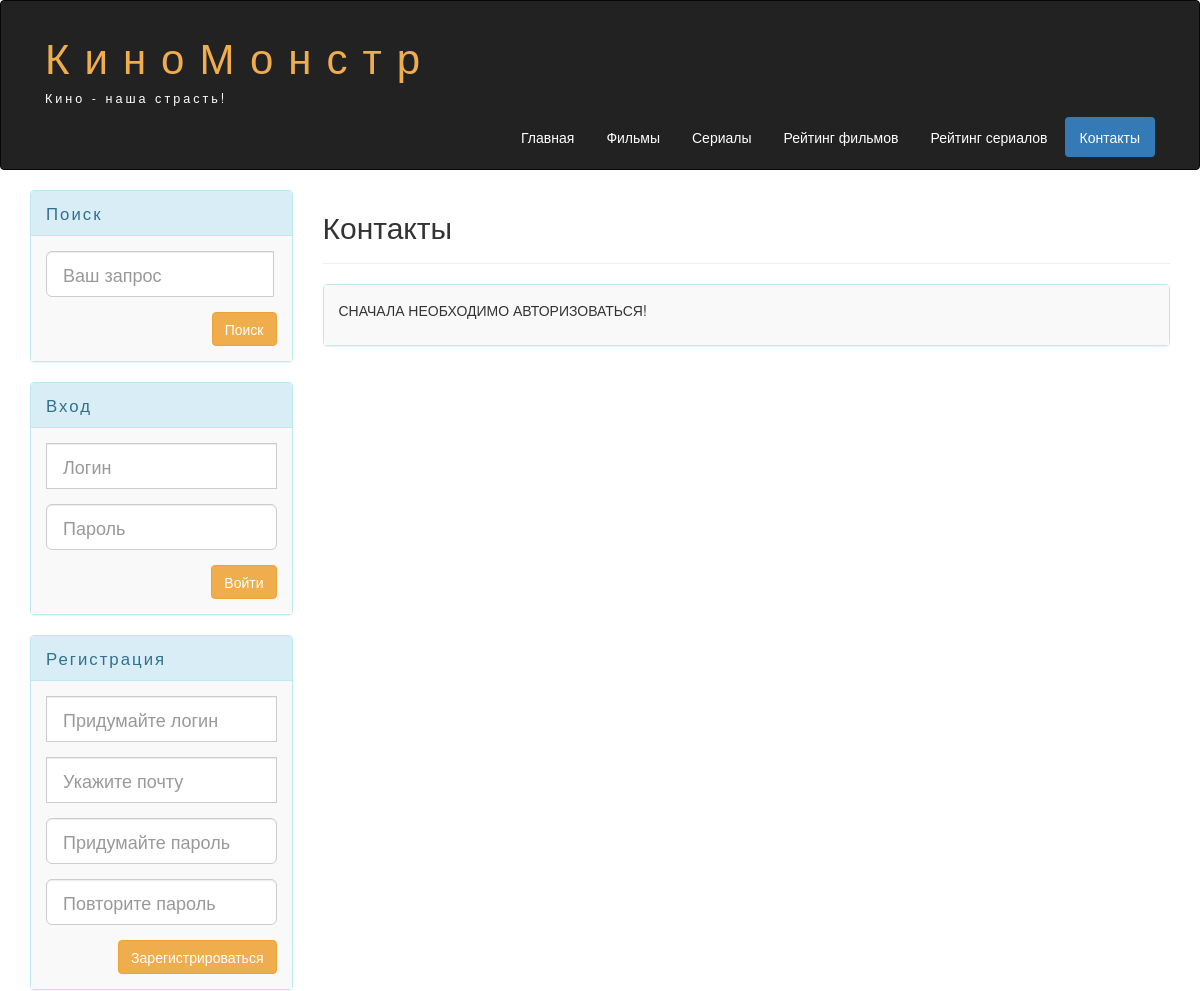
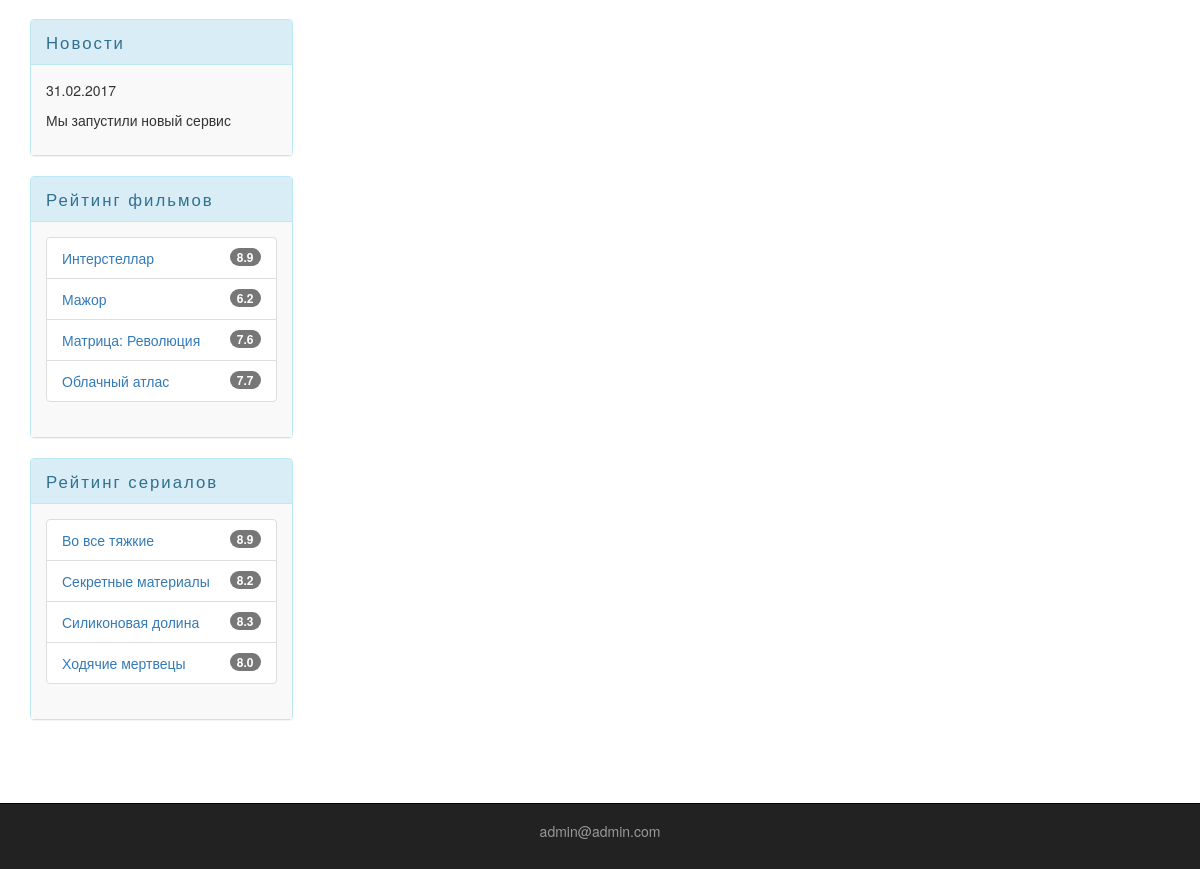
/contacts/, run on the app's committed database (2 pictures, top to bottom).
### KinomonsterApp/models.py (models this page shows, shortened)
class Film(models.Model):
    title = models.CharField(max_length=50, unique=True, verbose_name='Название фильма')
    logo = models.ImageField(upload_to='images', verbose_name='Логотип фильма')
    youtube_trailer_url = models.URLField(max_length=200, unique=True, verbose_name='Ссылка на трейлер фильма в YouTube')
    year = models.PositiveIntegerField(verbose_name='Год выхода фильма')
    rating = models.FloatField(verbose_name='Рейтинг фильма')
    producer = models.CharField(max_length=5000, verbose_name='Режиссёр(-ы) фильма')
    description = models.TextField(verbose_name='Описание фильма')
    class Meta:
        verbose_name = "Фильм"
        verbose_name_plural = "Фильмы"
        ordering = ['title']

class Series(models.Model):
    title = models.CharField(max_length=50, unique=True, verbose_name='Название сериала')
    logo = models.ImageField(upload_to='images', verbose_name='Логотип сериала')
    youtube_trailer_url = models.URLField(max_length=200, unique=True, verbose_name='Ссылка на трейлер сериала в YouTube')
    year = models.PositiveIntegerField(verbose_name='Год выхода сериала')
    rating = models.FloatField(verbose_name='Рейтинг сериала')
    producer = models.CharField(max_length=5000, verbose_name='Режиссёр(-ы) сериала')
    description = models.TextField(verbose_name='Описание сериала')
    class Meta:
        verbose_name = "Сериал"
        verbose_name_plural = "Сериалы"
        ordering = ['title']

### KinomonsterApp/views.py (the view, shortened to what this page needs)
# urls.py: path('contacts/', SendMessageView.as_view(), name='contacts'),
class SendMessageView(MyFormMixin, SuccessMessageMixin, FormView):
    template_name = 'KinomonsterApp/contacts.html'
    form_class = SendMessageForm
    success_url = '/contacts/' # При успешной отправке формы, перенаправляет на contacts_test
    success_message = "Ваше письмо успешно отправлено!"
    def get_initial(self):
        initial = super().get_initial()
        if self.request.user.is_authenticated:
            initial['email'] = self.request.user.email
            print(initial['email'])
        return initial
    def get_context_data(self, **kwargs):
        context = super(SendMessageView, self).get_context_data(**kwargs)
        context['films'] = Film.objects.all()
        context['series'] = Series.objects.all()
        context['login_form'] = self.login_form
        context['register_form'] = self.register_form
        print(F'request.path == {self.request.path}')
        return context

### KinomonsterApp/forms.py
class SendMessageForm(forms.ModelForm):
    class Meta:
        model = SendMessage
        fields = ['email', 'title', 'text'] # удалил поле автора, потому что мы его подтягиваем от зарегистрированного пользователя
        widgets = {
            'email': forms.EmailInput(attrs={'class': 'form-control input-lg', 'placeholder': 'Почтовый адрес автора текста'}),
            'title': forms.TextInput(attrs={'class': 'form-control input-lg', 'placeholder': 'Заголовок текста'}),
            'text': forms.Textarea(attrs={'class': 'form-control', 'rows': '9', 'placeholder': 'Текст'}),
        }

class UserLoginForm(forms.Form):
    username = forms.CharField(label='', widget=forms.TextInput(attrs={'class': 'form-control input-lg', 'placeholder': 'Логин'}))
    password = forms.CharField(label='', widget=forms.PasswordInput(attrs={'class': 'form-control input-lg', 'placeholder': 'Пароль'}))

### KinomonsterApp/templates/KinomonsterApp/contacts.html (shortened to what this page needs)
{% extends 'base.html' %}
{% block content %}
    <h2>Контакты</h2>
    <hr>
    <div class="panel panel-info">
        <div class="panel-body">
		    {% if request.user.is_authenticated %}
			    {% if messages %}
				    <p>Ваше письмо отправлено!</P>
				{% else %}
			        <p>Отправьте письмо автору проекта!</p>
                    <form method="POST"> {% csrf_token %}
                        <div class="form-group">
                            ***[[ {{ user }} ]]***
                        </div>
                        <div class="form-group">
                            <div class="input-group">
                                <span class="input-group-addon">@</span>
                                {{ form.email }}
                            </div>
                        </div>
                        <div class="form-group">
                            {{ form.title }}
                        </div>
					    <div class="form-group">
					        {{ form.text }}
                        </div>
                        <button class="btn btn-lg btn-warning pull-right">отправить</button>
                    </form>
				{% endif %}
            {% else %}
			    <p>СНАЧАЛА НЕОБХОДИМО АВТОРИЗОВАТЬСЯ!</P>
			{% endif %}
        </div>
    </div>
{% endblock %}

### templates/base.html (shortened to what this page needs)
<html lang="ru">
	<head>
		{% load static %}
        <link rel="stylesheet" type="text/css" href="{% static 'KinomonsterApp/css/style.css' %}">
        <link href="{% static 'KinomonsterApp/css/bootstrap.min.css' %}" rel="stylesheet">
    </head>
    <body>
        <div class="container-fluid">
            <div class="row">
                <nav role="navigation" class="navbar navbar-inverse">
                    <div class="container">
                        <div class="navbar-header header">
                            <div class="container">
                                <div class="row">
                                    <div class="col-lg-12">
                                        <h1>
										    <a href="{% url 'home' %}">
											    КиноМонстр
											</a>
										</h1>
                                        <p>
										    Кино - наша страсть!
										</p>
                                    </div>
                                </div>
                            </div>
                        </div>
                        <div id="navbarCollapse" class="collapse navbar-collapse navbar-right">
                            <ul class="nav nav-pills">
                                <li class="{% if request.path == '/' %}active{% endif %}">
								    <a href="{% url 'home' %}">
									    Главная
									</a>
								</li>
                                <li class="{% if request.path == '/films/' %}active{% endif %}">
								    <a href="{% url 'films' %}">
							            Фильмы
								    </a>
							    </li>
                                <li class="{% if request.path == '/series/' %}active{% endif %}">
								    <a href="{% url 'series' %}">
								        Сериалы
								    </a>
							    </li>
                                <li class="{% if request.path == '/films_rating/' %}active{% endif %}">
							        <a href="{% url 'films_rating' %}">
								        Рейтинг фильмов
							        </a>
							    </li>
								<li class="{% if request.path == '/series_rating/' %}active{% endif %}">
								    <a href="{% url 'series_rating' %}">
									    Рейтинг сериалов
								    </a>
								</li>
                                <li class="{% if request.path == '/contacts/' %}active{% endif %}">
								    <a href="{% url 'contacts' %}">
									    Контакты
							        </a>
							    </li>
                            </ul>
                        </div>
                    </div>
                </nav>
            </div>
        </div>
        <div class="wrapper">
            <div class="container">
                <div class="row">
				    <div class="col-lg-9 col-lg-push-3">
						{% block content %}{% endblock %}
				    </div>
				    <div class="col-lg-3 col-lg-pull-9">
					    <div class="panel panel-info hidden-xs">
                            <div class="panel-heading">
						        <div class="sidebar-header">
					                Поиск
						        </div>
					        </div>
                            <div class="panel-body">
                                <form action="{% url 'search_results' %}" role="search" name="q" method="GET">
                                    <div class="form-group">
                                        <div class="input-group">
                                            <input type="search" class="form-control input-lg" placeholder="Ваш запрос" name="q">
                                            <div class="input-group-btn">
                                            </div>
                                        </div>
                                    </div>
									<button type="submit" class="btn btn-warning pull-right">
								        Поиск
								    </button>
                                </form>
                            </div>
                        </div>
                        {% if not request.user.is_authenticated %}
                            <div class="panel panel-info">
                                <div class="panel-heading">
							        <div class="sidebar-header">Вход</div>
						        </div>
                                <div class="panel-body">
                                    <form method="POST"> {% csrf_token %}
                                        <div class="form-group">
                                            <div class="input-group">
										        {{ login_form.username }}
                                            </div>
                                        </div>
                                        <div class="form-group">
										    {{ login_form.password }}
                                        </div>
									    <button type="submit" class="btn btn-warning pull-right" name="login">
										    Войти
										</button>
                                    </form>
                                </div>
                            </div>
						    <div class="panel panel-info">
                                <div class="panel-heading">
							        <div class="sidebar-header">
									    Регистрация
									</div>
							    </div>
                                <div class="panel-body">
								    <form role="form" method="POST"> {% csrf_token %}
                                        <div class="form-group">
                                            <div class="input-group">
											    {{ register_form.username }}
                                            </div>
                                        </div>
										<div class="form-group">
                                            <div class="input-group">
											    {{ register_form.email }}
                                            </div>
                                        </div>
                                        <div class="form-group">
							    		    {{ register_form.password1 }}
                                        </div>
									    <div class="form-group">
									        {{ register_form.password2 }}
                                        </div>
                                        <button type="submit" class="btn btn-warning pull-right" name="register">
										    Зарегистрироваться
										</button>
                                    </form>
                                </div>
                            </div>
						{% endif %}
                        <div class="panel panel-info">
                            <div class="panel-heading">
						        <div class="sidebar-header">
						            Новости
						        </div>
						    </div>
                            <div class="panel-body">
                                <p>
							        31.02.2017
							    </p>
                                <p>
							        Мы запустили новый сервис
							    </p>
                            </div>
                        </div>
                        <div class="panel panel-info">
                            <div class="panel-heading">
						        <div class="sidebar-header">
							        Рейтинг фильмов
							    </div>
						    </div>
                            <div class="panel-body">
                                <ul class="list-group">
                                    {% for film in films %}
									    <li class="list-group-item list-group-warning">
                                            <span class="badge">{{ film.rating }}</span>
											<a href="{% url 'film_detail_url' film.pk %}">
											    {{ film.title }}
										    </a>
                                        </li>
									{% endfor %}
                                </ul>
                            </div>
                        </div>
                        <div class="panel panel-info">
                            <div class="panel-heading">
						        <div class="sidebar-header">
							        Рейтинг сериалов
							    </div>
						    </div>
                            <div class="panel-body">
                                <ul class="list-group">
                                    {% for s in series %}
									    <li class="list-group-item list-group-warning">
                                            <span class="badge">
											    {{ s.rating }}
											</span>
                                            <a href="{% url 'series_detail_url' s.pk %}">
											    {{ s.title }}
											</a>
                                        </li>
								    {% endfor %}
                                </ul>
                            </div>
                        </div>
                    </div>
                </div>
            </div>
            <div class="clear"></div>
        </div>
        <div class="footer">
            <div class="container">
                <p class="text-center">
			        <a href="admin@admin.com">
				        admin@admin.com
				    </a>
			    </p>
            </div>
        </div>
    </body>
</html>

### static/KinomonsterApp/css/style.css (style rules this page uses)
.header a, a:hover { color: #f0ad4e; text-decoration: none; }
.header h1 { letter-spacing: 15px; font-size: 300%; }
.header p { color: white !important; font-size: 90%; letter-spacing: 3px; }
.nav-pills>li.active>a, .nav-pills>li.active>a:focus, .nav-pills>li.active>a:hover { color: #fff; background-color: #346270; }
.nav-pills>li>a { color: #fff; }
.navbar-inverse { padding: 1%; border-radius: 0px; }
.clear { clear: both; height: 63px; }
.wrapper { min-height: 100%; }
html, body { height: 100% }
.panel { border: none; }
.panel-body { background-color: #f9f9f9; }
.panel-info>.panel-heading { background-color: #f0ad4e; color: white; border-color: transparent; }
.sidebar-header { font-size: 120%; letter-spacing: 2px; }
.form-control { border-radius: 0px; }
.input-lg { font-size: 14px; }
.list-group-item { color: #8a6d3b; background-color: #f9f9f9; }
.badge { background-color: #000000; }
.footer { color: #666; background-color: #222; padding: 17px 0 18px 0; border-top: 1px solid #000; }
.footer a { color: #999; }

### data on the page
Film: rating "8.9", title "Интерстеллар"
Film: rating "6.2", title "Мажор"
Film: rating "7.6", title "Матрица: Революция"
Film: rating "7.7", title "Облачный атлас"
Series: rating "8.9", title "Во все тяжкие"
Series: rating "8.2", title "Секретные материалы"
Series: rating "8.3", title "Силиконовая долина"
Series: rating "8.0", title "Ходячие мертвецы"
